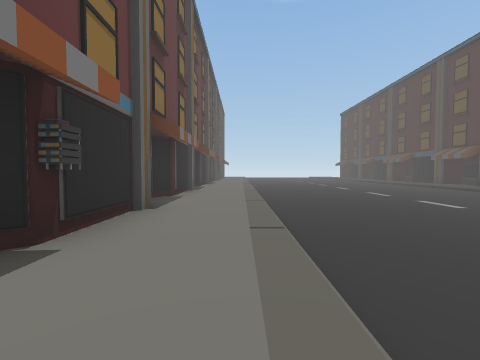
view 1 (above)

24 first-person views from a walk through a scene from a Unity 3-D project. The camera is 1.2 m above the floor, tilts 2° down and sees 90° across. The floor is counted in squares, 2 m on a side. Each view is taken from the middle of a square. On the plan, view 1 faces up. The plan holds only what a view shows up to about 9 squares ahead; the rest is blank. The place goes on beyond the plan. The player is left out. Some animated figures are left out.

view 2
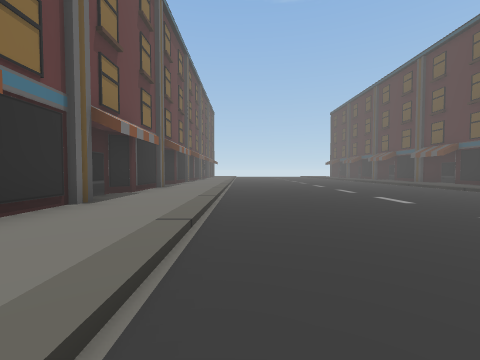

view 3
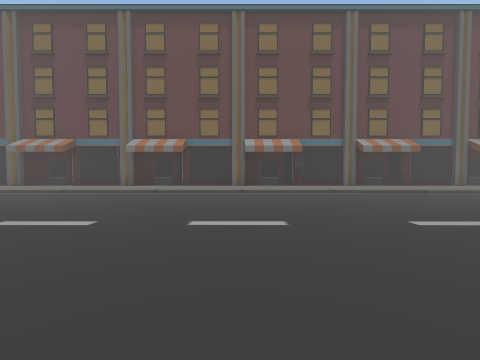

view 4
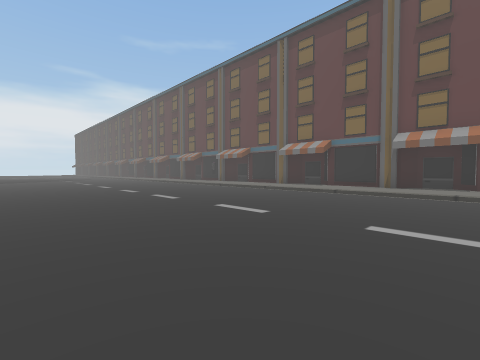

view 5
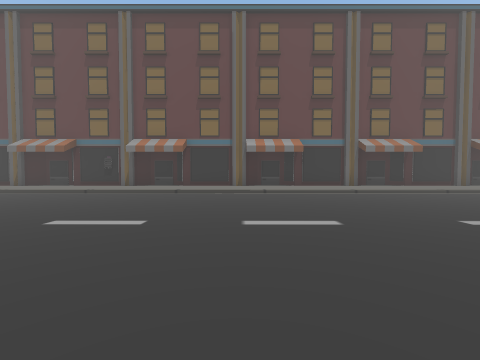

view 6
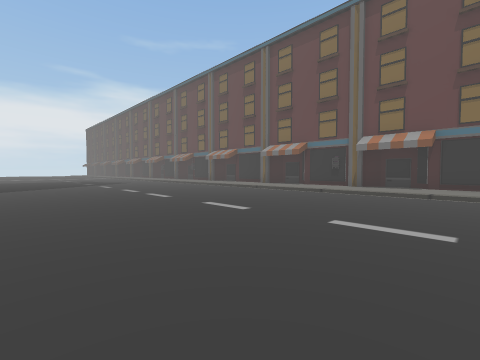

view 7
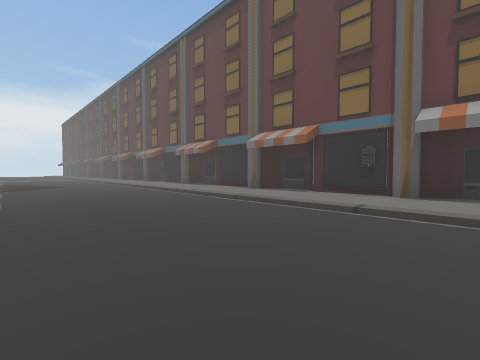

view 8
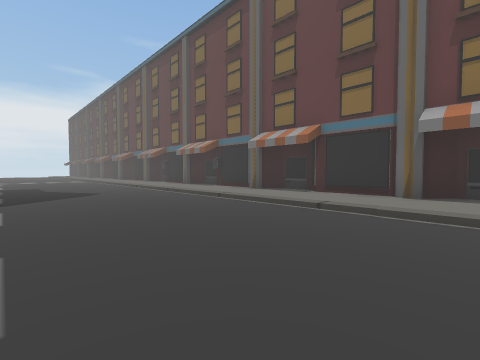

view 9
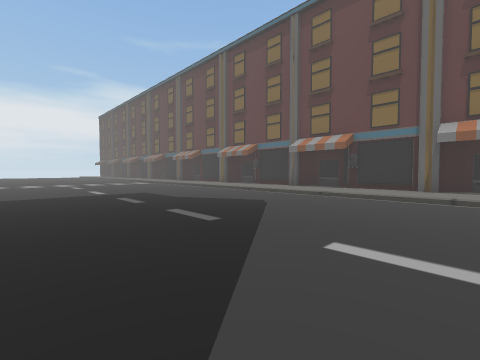

view 10
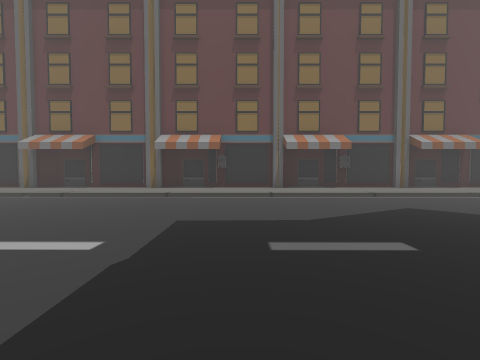

view 11
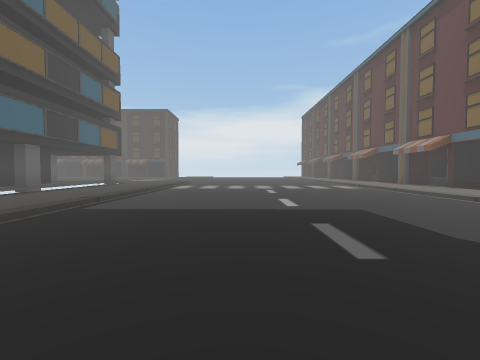

view 12
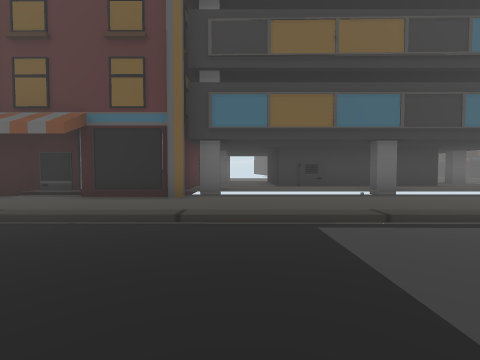

view 13
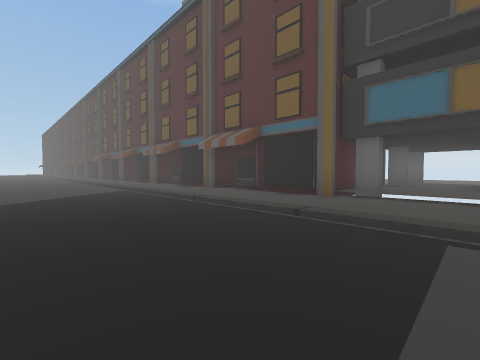

view 14
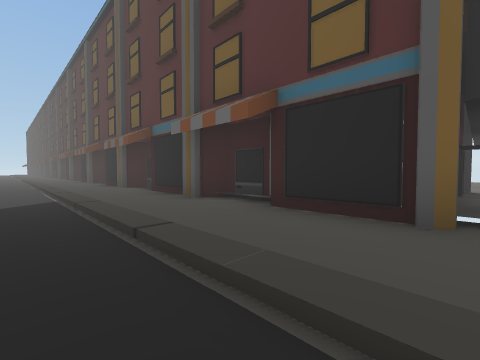

view 15
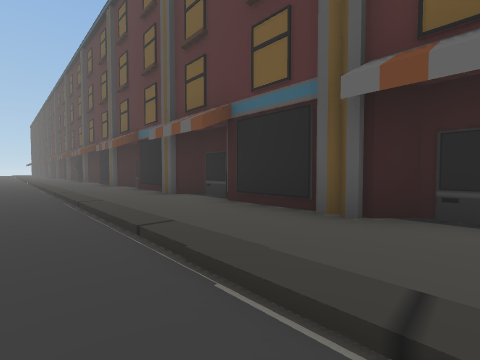

view 16
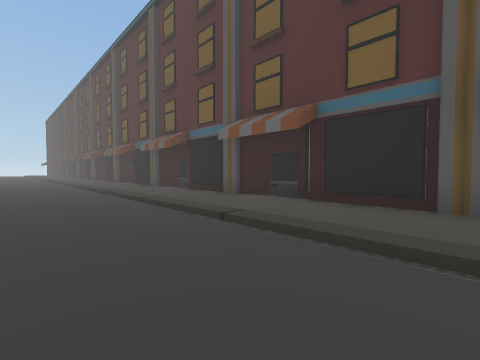

view 17
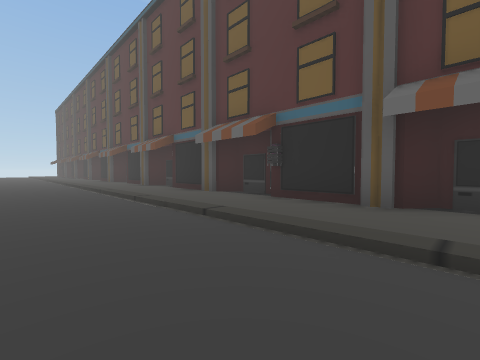

view 18
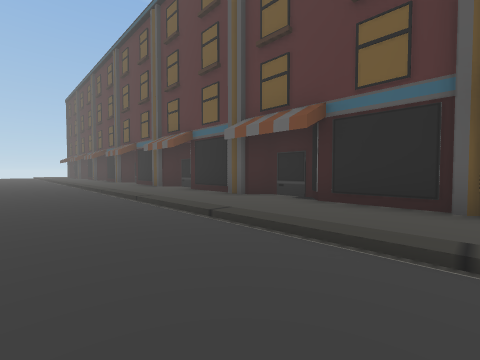

view 19
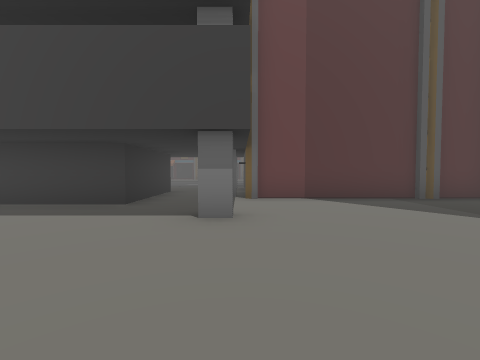

view 20
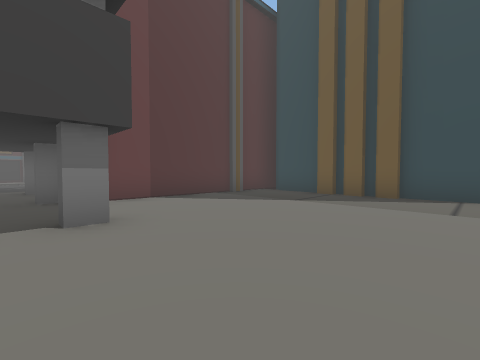

view 21
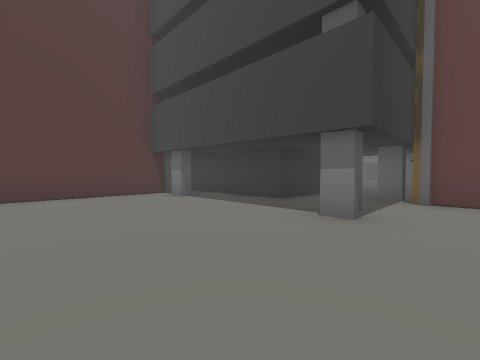

view 22
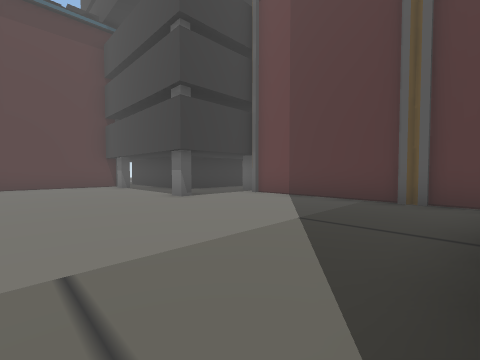

view 23
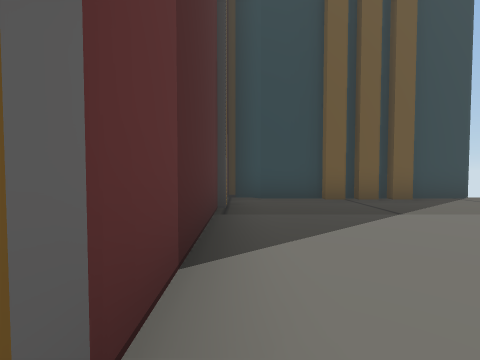

view 24
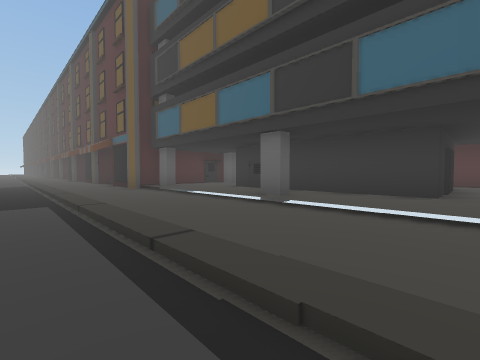

### Floor plan
Key: @ floor where view 1 was taken; # wall or solid block; . main floor; : floor 0.25 m higher than the main floor; + floor 0.5 m higher than the main floor; / step, stairs or slope; B building; O other object.
Columns run from 2 left of view 1 to 20 right of it. Each row starts with its distance up from view 1.
  9  ::......./:#
  8 #::......./:##
  7 #::......./::#
  6 #::......./:##
  5 #::......./:#
  4 #::......./:##
  3 #::......./::#
  2 #::......./:##
  1 #::......./:#
  0 #:@......./:##
 -1 #::......./::#
 -2 #::......./:O
 -3 #::......./:#
 -4 #::......./:##
 -5 #::......./::#
 -6 #::......./:##
 -7 #::......./:#
 -8 #::......./:##
 -9 #::......./::#
-10 #::......./:##
-11 #::......./:#
-12 #::......./:##
-13 #::......./::#
-14 #::......./:#
-15 #::......./:#
-16 #::......./:##
-17 #::......./::#  B
-18 #::......./:#   B    BB
-19 #::......./:#  #++BB++
-20 #::......./:## #++++++
-21 #::.......///# #++++++
-22 #::......./:## #++++++
-23 #::......./:####++++++
-24 #::......./:#++#++B+++
-25 #::.......///+++++++++
-26 #::.......///+BBB+++++
-27 #::.......///+B  +++++
-28 #::.......///BB  +B+++
-29 #::.......///+B  +++++
-30 #::.......///+B   ####
-31 #::.......///+++++#

Positions as (right, up) in squares from view 1, and headings:
1: (0, 0), facing up
2: (1, 0), facing up
3: (7, 0), facing left
4: (7, -2), facing down-left
5: (7, -8), facing left
6: (7, -9), facing down-left
7: (4, -11), facing down-left
8: (4, -15), facing down-left
9: (6, -19), facing down-left
10: (6, -25), facing left
11: (5, -22), facing down
12: (5, -25), facing right
13: (5, -26), facing up-right
14: (7, -24), facing up-right
15: (7, -17), facing up-right
16: (6, -12), facing up-right
17: (6, -5), facing up-right
18: (6, 0), facing up-right
19: (19, -24), facing left
20: (19, -25), facing up-left
21: (19, -23), facing down-left
22: (19, -19), facing down-left
23: (14, -24), facing up
24: (7, -31), facing up-right
